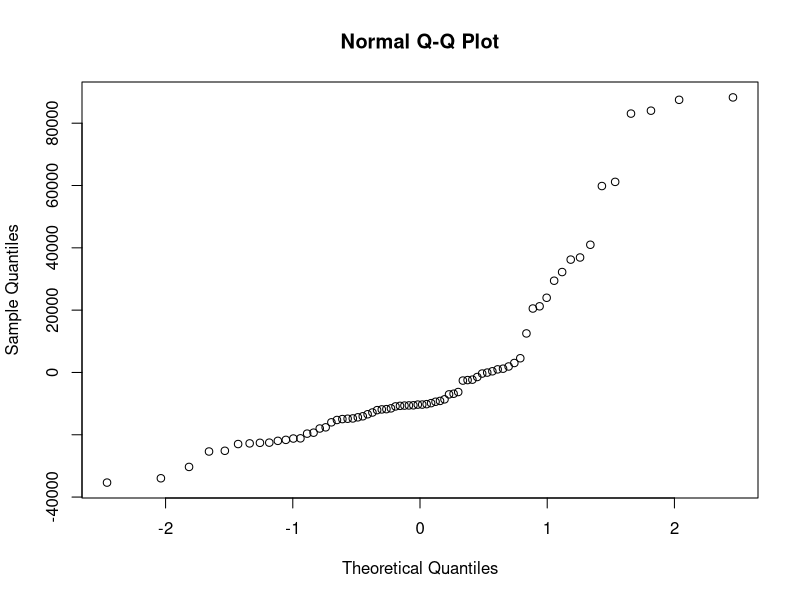
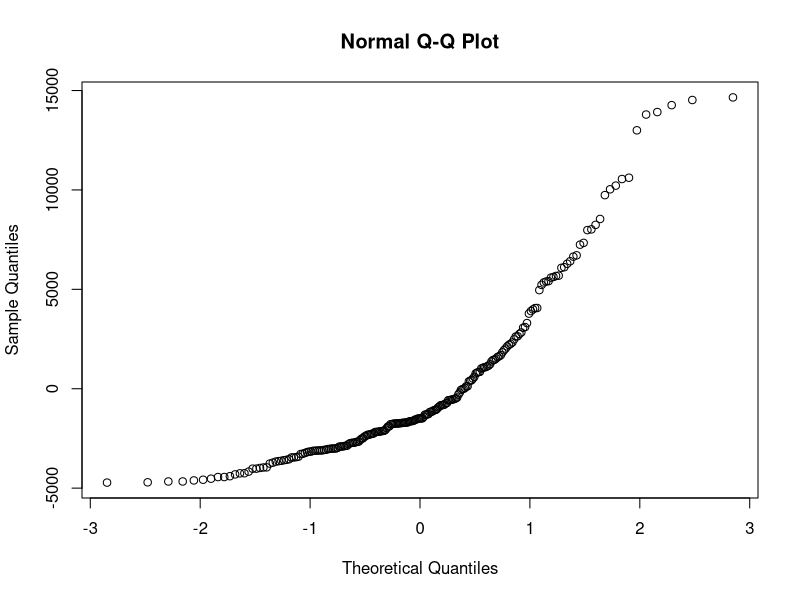
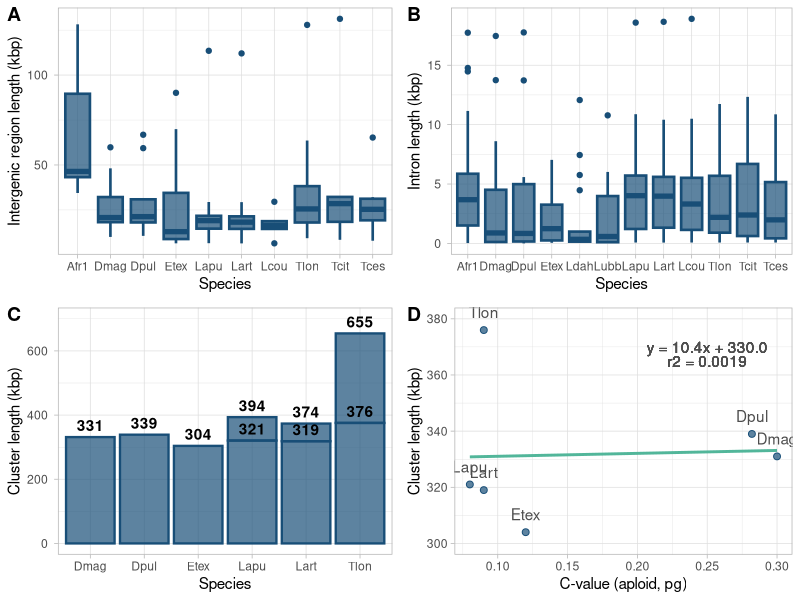

Write the R code that produced these figures, in order.
library(tidyverse)
library(ggpubr)
library(scales)


#-----------------------INTERGENIC LENGTH BOXPLOT AND KW TEST----------------------#

#load data
branchio.intergenic.bed <- read.table("branchio.intergenic.length.tsv", header = F, sep = "\t")
branchio.intergenic.bed$V1 <- factor(branchio.intergenic.bed$V1, levels = c("Afr1",
                                                                            "Dmag","Dpul",
                                                                            "Etex",
                                                                            "Lapu","Lart","Lcou",
                                                                            "Tlon","Tcit","Tces"))
#plot data
intergenic.plot <- ggplot(data = branchio.intergenic.bed, aes(V1,V2,
                                                              fill = "#184e77", 
                                                              color = "#184e77")) +
  geom_boxplot(lwd = 0.9) +
  scale_fill_manual(values = alpha("#184e77", 0.7)) +
  scale_color_manual(values = "#184e77") +
  xlab("Species") +
  ylab("Intergenic region length (kbp)") +
  scale_y_continuous(labels = unit_format(accuracy = 1, unit = NULL, scale = 1e-3)) +
  theme_light() +
  theme(legend.position = "none")

#linear regression
intergenic.lm <- lm(V2 ~ V1, data = branchio.intergenic.bed)

#Shapiro test for normality of data
qqnorm(resid(intergenic.lm))
shapiro.test(resid(intergenic.lm))

#Kruskal-Wallis test
kruskal.test(branchio.intergenic.bed$V2, branchio.intergenic.bed$V1)


 
#------------------------INTRON LENGTH BOXPLOT AND KW TEST-------------------------#

#load data
branchio.intron.bed <- read.table("branchio.intron.length.tsv", header = F, sep = "\t")
branchio.intron.bed$V1 <- factor(branchio.intron.bed$V1, levels = c("Afr1",
                                                                    "Dmag","Dpul",
                                                                    "Etex","Ldah",
                                                                    "Lubb","Lapu","Lart","Lcou",
                                                                    "Tlon","Tcit","Tces"))
#plot data
intron.plot <- ggplot(branchio.intron.bed, aes(V1, V2,
                                               fill = "#184e77",
                                               color = "#184e77")) +
  geom_boxplot(lwd = 0.9) +
  scale_fill_manual(values = alpha("#184e77", 0.7)) +
  scale_color_manual(values = "#184e77") +
  scale_y_continuous(labels = unit_format(accuracy = 1, unit = NULL, scale = 1e-3)) +
  xlab("Species") +
  ylab("Intron length (kbp)") +
  theme_light() +
  theme(legend.position = "none")

#linear regression
intron.lm <- lm(V2 ~ V1, data = branchio.intron.bed)

#Shapiro test for normality of data
qqnorm(resid(intron.lm))
shapiro.test(resid(intron.lm))

#Kruskal-Wallis test
kruskal.test(branchio.intron.bed$V2, branchio.intron.bed$V1)

#Wilcoxon test for testing group effect
pairwise.wilcox.test(branchio.intron.bed$V2, branchio.intron.bed$V1,
                     p.adjust.method = "bonferroni")



#------------------------------CLUSTER LENGTH BARPLOT------------------------------#

#load data
branchio.cluster.bed <- read.table("branchio.cluster.length.tsv", header = F, sep = "\t")
branchio.cluster.bed$V1 <- factor(branchio.cluster.bed$V1, levels = c("Dmag", "Dpul",
                                                                  "Etex",
                                                                  "Lapu", "Lapu merged",
                                                                  "Lart", "Lart merged",
                                                                  "Tlon", "Tlon merged"))
#plot data
cluster.plot <- ggplot(branchio.cluster.bed, aes(V1, V2, label = V4)) +
  geom_bar(position = "stack", stat = "identity", lwd = 0.8,
           fill = alpha("#184e77", 0.7), col = "#184e77") +
  geom_text(position = "stack", vjust = -0.5, fontface = "bold") +
  scale_y_continuous(labels = unit_format(accuracy = 1, unit = NULL, scale = 1e-3), limits = c(0,700000)) +
  xlab("Species") +
  ylab("Cluster length (kbp)") +
  labs(fill = "Total length of:", col = "Total length of:") +
  theme_light() +
  theme(legend.position = "none")


#------------------------------GENOME/CLUSTER CORRELATION--------------------------#

#load data
correlation <- read.table("genome_cluster_corr.tsv", header = TRUE, row.names = 1, sep = "\t")

#linear regression
mod <- lm(cluster.length ~ genome.size, data = correlation)

#plot regression
lm.plot <- ggplot(correlation, aes(genome.size, cluster.length, label = row.names(correlation))) +
  geom_smooth(method = "lm", se = FALSE, color = "#52b69a") +
  geom_point(shape = 21, size = 2, fill = alpha("#184e77", 0.7), col = "#184e77") +
  geom_text(vjust = -1, col = "#4d4d4d") +
  geom_text(x = 0.25, y = 370, label = "y = 10.4x + 330.0", col = "#4d4d4d") +
  geom_text(x = 0.25, y = 365, label = "r2 = 0.0019", col = "#4d4d4d") +
  ylab("Cluster length (kbp)") +
  xlab("C-value (aploid, pg)") +
  ylim(300,380) +
  theme_light()



#------------------------------ASSEMBLE THE PANEL----------------------------------#

panel <- ggarrange(intergenic.plot, intron.plot, cluster.plot, lm.plot,
          ncol = 2,
          nrow = 2,
          labels = c("A", "B", "C", "D"))
          
ggsave("Figure_2.pdf", plot = panel, device = "pdf",
       width = 11.69, height = 8.27, units = "in")
